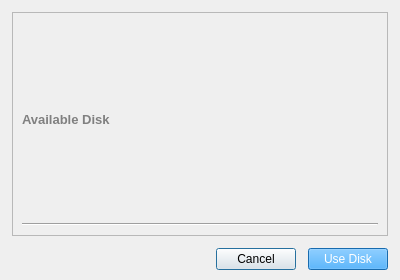
<?xml version="1.0" encoding="UTF-8"?>
<ui version="4.0">
 <class>Dialog</class>
 <widget class="QDialog" name="Dialog">
  <property name="geometry">
   <rect>
    <x>0</x>
    <y>0</y>
    <width>400</width>
    <height>280</height>
   </rect>
  </property>
  <property name="minimumSize">
   <size>
    <width>400</width>
    <height>280</height>
   </size>
  </property>
  <property name="maximumSize">
   <size>
    <width>400</width>
    <height>280</height>
   </size>
  </property>
  <property name="windowTitle">
   <string>Dialog</string>
  </property>
  <layout class="QVBoxLayout" name="verticalLayout_2">
   <property name="spacing">
    <number>0</number>
   </property>
   <property name="leftMargin">
    <number>0</number>
   </property>
   <property name="topMargin">
    <number>0</number>
   </property>
   <property name="rightMargin">
    <number>0</number>
   </property>
   <property name="bottomMargin">
    <number>0</number>
   </property>
   <item>
    <layout class="QVBoxLayout" name="verticalLayout" stretch="0,0">
     <property name="spacing">
      <number>12</number>
     </property>
     <property name="leftMargin">
      <number>12</number>
     </property>
     <property name="topMargin">
      <number>12</number>
     </property>
     <property name="rightMargin">
      <number>12</number>
     </property>
     <property name="bottomMargin">
      <number>10</number>
     </property>
     <item>
      <widget class="QScrollArea" name="scrollArea">
       <property name="widgetResizable">
        <bool>true</bool>
       </property>
       <widget class="QWidget" name="scrollAreaWidgetContents">
        <property name="geometry">
         <rect>
          <x>0</x>
          <y>0</y>
          <width>374</width>
          <height>218</height>
         </rect>
        </property>
        <layout class="QVBoxLayout" name="verticalLayout_4">
         <item>
          <widget class="QLabel" name="label_2">
           <property name="font">
            <font>
             <pointsize>10</pointsize>
             <bold>true</bold>
            </font>
           </property>
           <property name="styleSheet">
            <string notr="true">color: rgb(128, 128, 128);</string>
           </property>
           <property name="text">
            <string>Available Disk</string>
           </property>
          </widget>
         </item>
         <item>
          <widget class="Line" name="line_2">
           <property name="orientation">
            <enum>Qt::Horizontal</enum>
           </property>
          </widget>
         </item>
         <item>
          <layout class="QVBoxLayout" name="available_disk_dialog_layout"/>
         </item>
        </layout>
       </widget>
      </widget>
     </item>
     <item>
      <layout class="QHBoxLayout" name="horizontalLayout">
       <item>
        <spacer name="horizontalSpacer">
         <property name="orientation">
          <enum>Qt::Horizontal</enum>
         </property>
         <property name="sizeHint" stdset="0">
          <size>
           <width>40</width>
           <height>20</height>
          </size>
         </property>
        </spacer>
       </item>
       <item alignment="Qt::AlignRight">
        <widget class="QPushButton" name="cancel_button_dialog">
         <property name="sizePolicy">
          <sizepolicy hsizetype="Fixed" vsizetype="Fixed">
           <horstretch>0</horstretch>
           <verstretch>0</verstretch>
          </sizepolicy>
         </property>
         <property name="font">
          <font>
           <kerning>true</kerning>
          </font>
         </property>
         <property name="text">
          <string>Cancel</string>
         </property>
        </widget>
       </item>
       <item alignment="Qt::AlignRight">
        <widget class="QPushButton" name="use_disk_button_dialog">
         <property name="sizePolicy">
          <sizepolicy hsizetype="Fixed" vsizetype="Fixed">
           <horstretch>0</horstretch>
           <verstretch>0</verstretch>
          </sizepolicy>
         </property>
         <property name="styleSheet">
          <string notr="true">background-color: #2196f3;
color: white;</string>
         </property>
         <property name="text">
          <string>Use Disk</string>
         </property>
        </widget>
       </item>
      </layout>
     </item>
    </layout>
   </item>
  </layout>
 </widget>
 <resources/>
 <connections/>
</ui>
